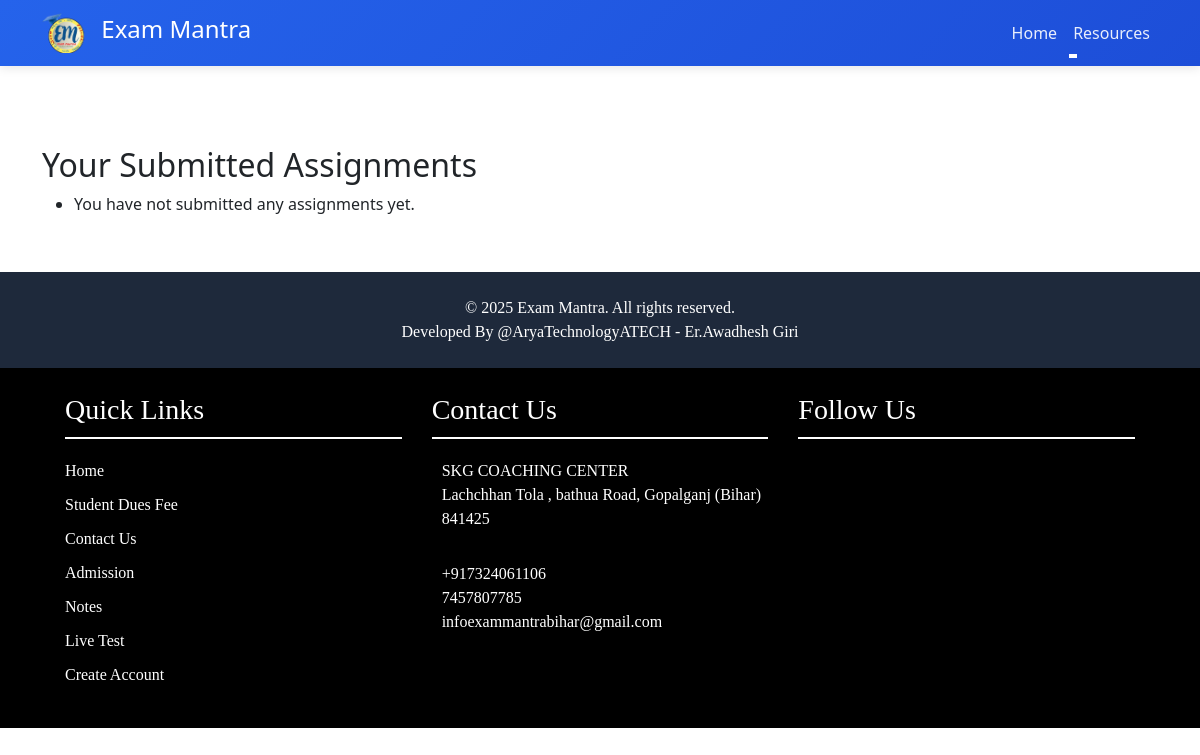
The app's page /dashboard/view/ (signed in), older data.
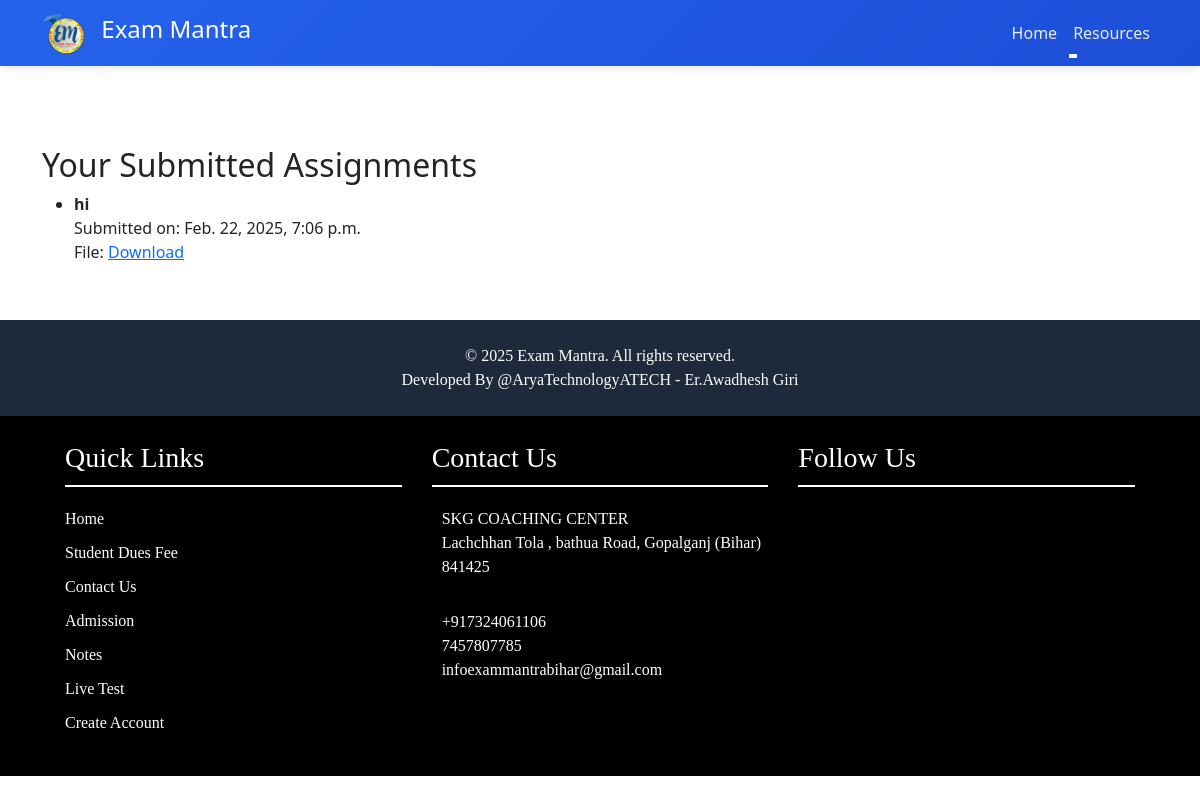
The same page, newer data.
### dashboard/models.py (models this page shows, shortened)
class Assignment(models.Model):
    student = models.ForeignKey(settings.AUTH_USER_MODEL, on_delete=models.CASCADE)  # Use AUTH_USER_MODEL
    title = models.CharField(max_length=200)
    file = models.FileField(upload_to='assignments/')
    submission_date = models.DateTimeField(auto_now_add=True)

### dashboard/views.py (the view)
# urls.py: path('view/', views.view_assignments, name='view_assignments'),
@login_required
def view_assignments(request):
    assignments = Assignment.objects.filter(student=request.user)
    return render(request, 'dash/view_assignments.html', {'assignments': assignments})

### dashboard/templates/dash/view_assignments.html
{% extends 'dash/base2.html' %}
{% block content %}
<h2>Your Submitted Assignments</h2>
<ul>
    {% for assignment in assignments %}
        <li>
            <strong>{{ assignment.title }}</strong><br>
            Submitted on: {{ assignment.submission_date }}<br>
            File: <a href="{{ assignment.file.url }}">Download</a>
        </li>
    {% empty %}
        <li>You have not submitted any assignments yet.</li>
    {% endfor %}
</ul>
{% endblock %}

Row changes from the older to the newer data that the page shows:
added Assignment: title "hi", submission_date "Feb. 22, 2025, 7:06 p.m."
Text that changed along with them:
text no longer shown: "You have not submitted any assignments yet."
